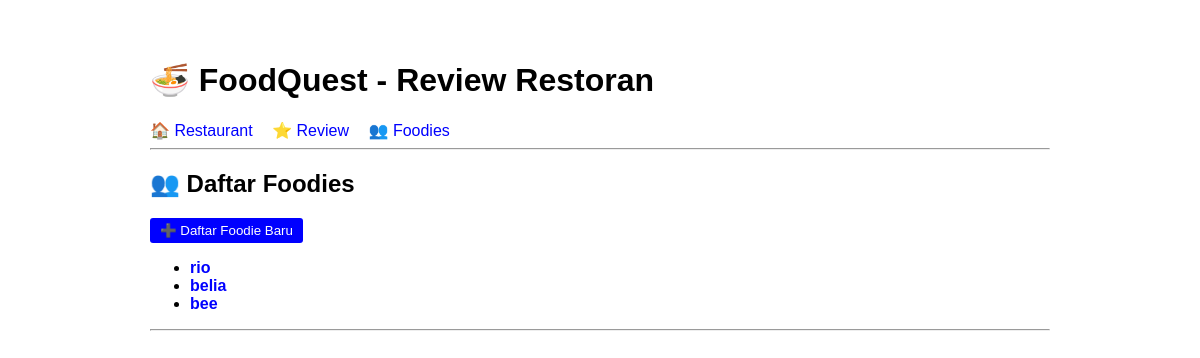
The page /foodies/ on the database as committed earlier.
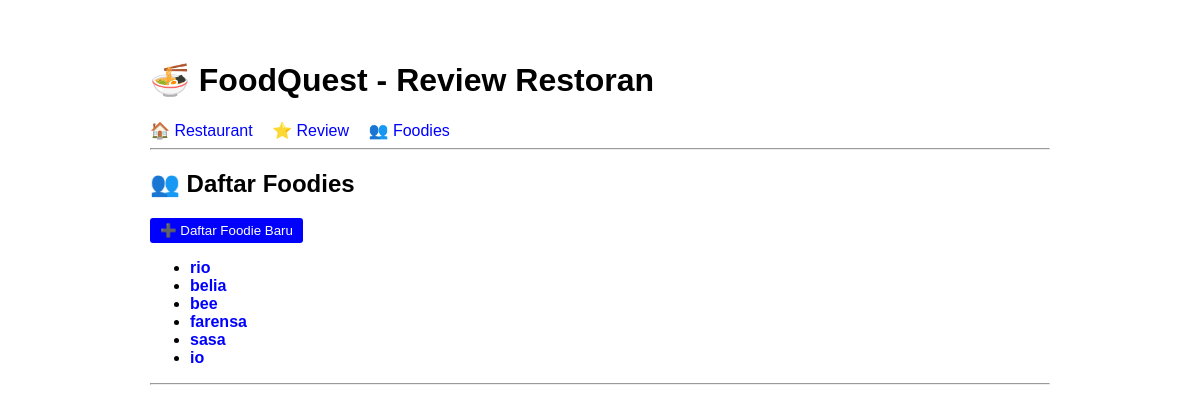
The same page on the database as committed later.
### restaurant/models.py (models this page shows, shortened)
class Foodie(models.Model):
    username = models.CharField(max_length=150, unique=True)
    email = models.EmailField(unique=True)
    waktu = models.DateTimeField(auto_now_add=True)
    class Meta:
        verbose_name_plural = "Foodies"

### restaurant/views.py (the view)
# urls.py: path('foodies/', views.FoodieListView.as_view(), name='foodie_list'),
class FoodieListView(ListView):
    model = Foodie
    template_name = 'restaurant/foodie_list.html'
    context_object_name = 'foodies'

### restaurant/templates/restaurant/foodie_list.html
{% extends 'restaurant/base.html' %}
{% block content %}
<h2>👥 Daftar Foodies</h2>
<a href="{% url 'foodie_create' %}"><button>➕ Daftar Foodie Baru</button></a>
<ul>
    {% for foodie in foodies %}
    <li>
        <a href="{% url 'foodie_detail' foodie.id %}">
            <strong>{{ foodie.username }}</strong>
        </a>
    </li>
    {% empty %}
    <li>Belum ada foodie.</li>
    {% endfor %}
</ul>
{% endblock %}

Rows that differ between the two databases and show on the page:
added Foodie: username "farensa"
added Foodie: username "sasa"
added Foodie: username "io"
